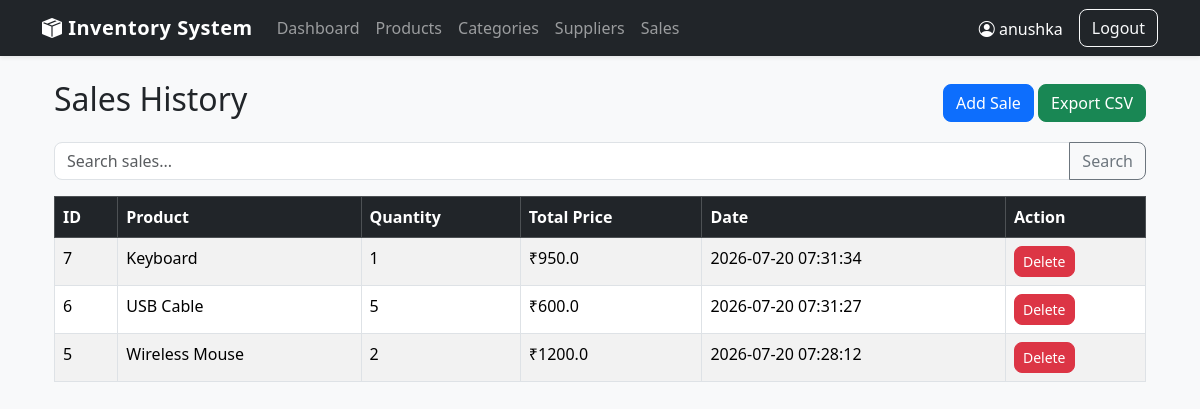
Screenshot of /sales/ (signed in) with the database file from the repository.
### tables this page shows
CREATE TABLE sales (
        id INTEGER PRIMARY KEY AUTOINCREMENT,
        product_id INTEGER NOT NULL,
        quantity INTEGER NOT NULL,
        selling_price REAL NOT NULL,
        total REAL NOT NULL,
        sold_at TIMESTAMP DEFAULT CURRENT_TIMESTAMP,
        FOREIGN KEY(product_id)
            REFERENCES products(id)
            ON DELETE CASCADE
    );

CREATE TABLE products (
        id INTEGER PRIMARY KEY AUTOINCREMENT,
        name TEXT NOT NULL,
        category_id INTEGER,
        supplier_id INTEGER,
        quantity INTEGER NOT NULL DEFAULT 0,
        purchase_price REAL NOT NULL DEFAULT 0,
        selling_price REAL NOT NULL DEFAULT 0,
        created_at TIMESTAMP DEFAULT CURRENT_TIMESTAMP,
        FOREIGN KEY(category_id)
            REFERENCES categories(id)
            ON DELETE SET NULL,
        FOREIGN KEY(supplier_id)
            REFERENCES suppliers(id)
            ON DELETE SET NULL
    );

### routes/sales.py (the view)
@sales_bp.route("/")
@login_required
def index():
    conn = get_db_connection()
    cursor = conn.cursor()
    search = request.args.get("search", "").strip()
    if search:
        sales = cursor.execute(
            """
            SELECT
                sales.id,
                products.name AS product_name,
                sales.quantity,
                sales.selling_price,
                sales.total,
                sales.sold_at

            FROM sales

            JOIN products
                ON sales.product_id = products.id

            WHERE products.name LIKE ?

            ORDER BY sales.id DESC
            """,
            (f"%{search}%",)
        ).fetchall()
    else:
        sales = cursor.execute(
            """
            SELECT
                sales.id,
                products.name AS product_name,
                sales.quantity,
                sales.selling_price,
                sales.total,
                sales.sold_at

            FROM sales

            JOIN products
                ON sales.product_id = products.id

            ORDER BY sales.id DESC
            """
        ).fetchall()
    conn.close()
    return render_template(
        "sales/index.html",
        sales=sales,
        search=search
    )

### database.py (called while the page is built)
def get_db_connection():
    conn = sqlite3.connect(DATABASE)
    conn.row_factory = sqlite3.Row
    conn.execute("PRAGMA foreign_keys = ON")
    return conn

### helpers.py (called while the page is built)
def login_required(f):
    @wraps(f)
    def decorated_function(*args, **kwargs):
        if session.get("user_id") is None:
            flash("Please login first.", "warning")
            return redirect(url_for("auth.login"))
        return f(*args, **kwargs)
    return decorated_function

### templates/sales/index.html (shortened to what this page needs)
{% extends "layout.html" %}
{% block content %}
<div class="container mt-4">
    <div class="d-flex justify-content-between align-items-center mb-3">
        <h2>Sales History</h2>
        <div>
            <a href="/sales/add" class="btn btn-primary">
                Add Sale
            </a>
            <a href="/sales/export" class="btn btn-success">
                Export CSV
            </a>
        </div>
    </div>
    <form method="GET" action="/sales/" class="mb-3">
        <div class="input-group">
            <input
                type="text"
                name="search"
                class="form-control"
                placeholder="Search sales..."
                value="{{ search }}">
            <button class="btn btn-outline-secondary">
                Search
            </button>
        </div>
    </form>
    <div class="table-responsive">
        <table class="table table-bordered table-striped">
            <thead class="table-dark">
                <tr>
                    <th>ID</th>
                    <th>Product</th>
                    <th>Quantity</th>
                    <th>Total Price</th>
                    <th>Date</th>
                    <th>Action</th>
                </tr>
            </thead>
            <tbody>
            {% for sale in sales %}
                <tr>
                    <td>
                        {{ sale.id }}
                    </td>
                    <td>
                        {{ sale.product_name }}
                    </td>
                    <td>
                        {{ sale.quantity }}
                    </td>
                    <td>
                        ₹{{ sale.total }}
                    </td>
                    <td>
                        {{ sale.sold_at }}
                    </td>
                    <td>
                        <form method="POST" action="/sales/delete/{{ sale.id }}" style="display:inline;">
                            <button
                                type="submit"
                                onclick="return confirm('Delete this sale?')"
                                class="btn btn-danger btn-sm">
                                Delete
                           </button>
                       </form>
                    </td>
                </tr>
            {% else %}
                <tr>
                    <td colspan="6" class="text-center">
                        No sales found
                    </td>
                </tr>
            {% endfor %}
            </tbody>
        </table>
    </div>
</div>
{% endblock %}

### static/css/style.css (style rules this page uses)
body { background-color: #f8f9fa; font-family: "Segoe UI", Arial, sans-serif; }
.table { margin-bottom: 0; }
.table th { white-space: nowrap; }
.btn { border-radius: 8px; }
.form-control, .form-select { border-radius: 8px; }

### rows the page displays
sales: id "7", product_name "Keyboard", quantity "1", total "950.0", sold_at "2026-07-20 07:31:34"
sales: id "6", product_name "USB Cable", quantity "5", total "600.0", sold_at "2026-07-20 07:31:27"
sales: id "5", product_name "Wireless Mouse", quantity "2", total "1200.0", sold_at "2026-07-20 07:28:12"

### other values shown
{{ session["username"] }} "anushka"
